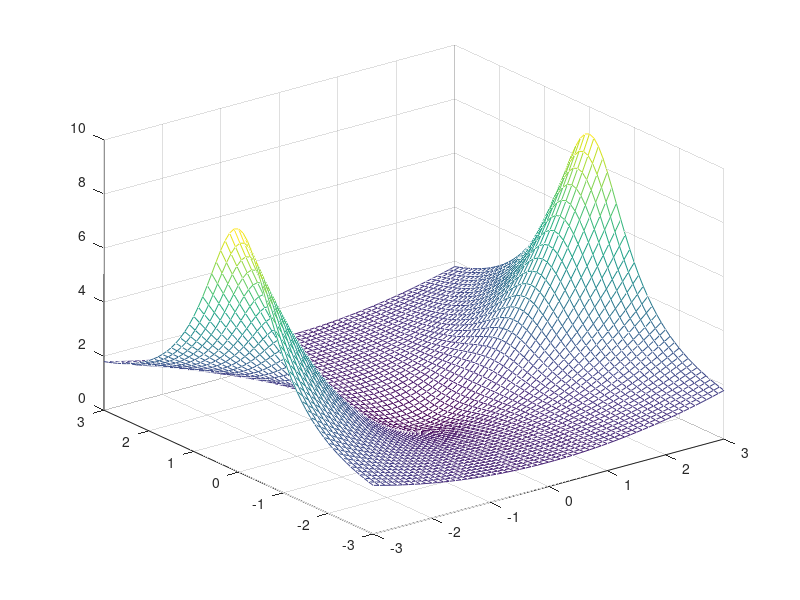

This chart was generated by the following MATLAB code:
%%rysowanie wykresu 3d
c = clock;
minuty = c(5);
b = mod(minuty,2)
[x,y]=meshgrid(-3:.1:3);

if(b == 0)
z=(x.^2.+y.^2)./(1.+y.^2)
mesh(x,y,z);
elseif(b ~= 0)
z=(x.^2.+y.^2)./sin(1.+y.^2)
mesh(x,y,z);
end